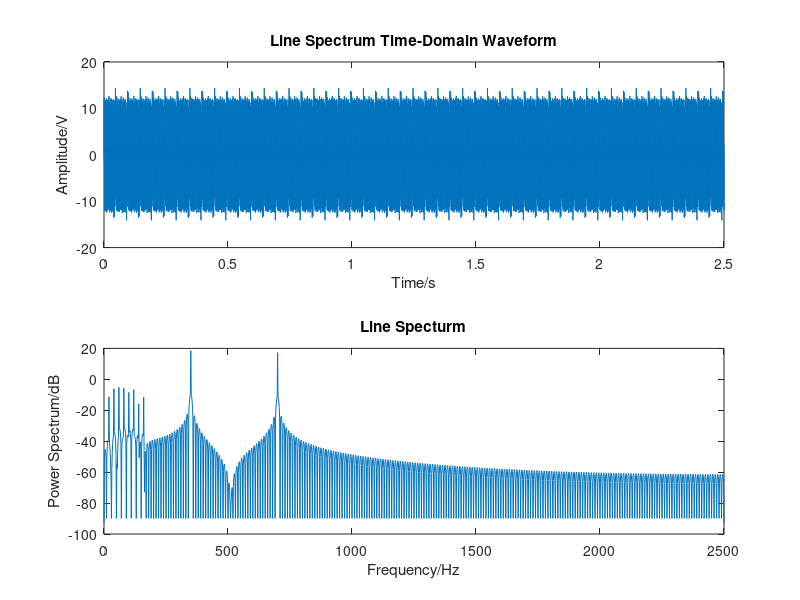

Reproduce this figure in MATLAB.
clc;
clear all;
clf;

Fs = 5000;
n = 4; % 螺旋桨叶片数
s = 4; % 螺旋桨的转速

%%%% 100Hz以下线谱频率可表示为如下 %%%%
Ts = 0:1/Fs:2.5; % 时间序列
ni = 8; % 八条线谱
Ak = 0.5 * rand(1, 10); % 线谱幅度
Ik = 0.25 * pi * rand(1, 10); % 随机相位

% 计算线谱频率
f1 = zeros(1, ni);
C = [];
for m1 = 1:ni
    f1(m1) = m1 * n * s;
end
f = f1;

%%% K为线谱数，Ak, f, Ik分别为第k条线谱对应的幅度、频率、相位
%% 求取功率谱 %%
fi = 80;
L = 4; % 线谱最高频率不能超过100Hz, 最高为ni*fi/L
fait = 0.25 * pi;
temp = 1:1:ni;
G = 0;
for i = 1:ni
    G1 = Ak(i) * sin(temp(i) * (2 * pi * fi / L * Ts + fait) + Ik(i));
    G = G + G1;
end

G = G + 7.5 * sin(2 * pi * 350 * Ts) + 6.5 * sin(2 * pi * 700 * Ts);

% 使用subplot将时域波形和功率谱放在同一窗口中
figure;

% 绘制时域波形
subplot(2, 1, 1); % 2行1列，选择第1个位置
plot(Ts, G);
ylim([-20,20])
xlabel('Time/s');
ylabel('Amplitude/V');
title('Line Spectrum Time-Domain Waveform');

% 功率谱分析
window = boxcar(length(G)); % 矩形窗
nfft = 3000; 
[Pxxm, f] = periodogram(G, window, nfft, Fs); % 直接法
PxxM = 10 * log10(Pxxm);

% 绘制功率谱
subplot(2, 1, 2); % 2行1列，选择第2个位置
plot(f, PxxM);
xlabel('Frequency/Hz');
ylabel('Power Spectrum/dB'); % 画出3000前的图
title('Line Specturm');
xlim([0, 2500]); % 限制频率范围为0-1000 Hz
